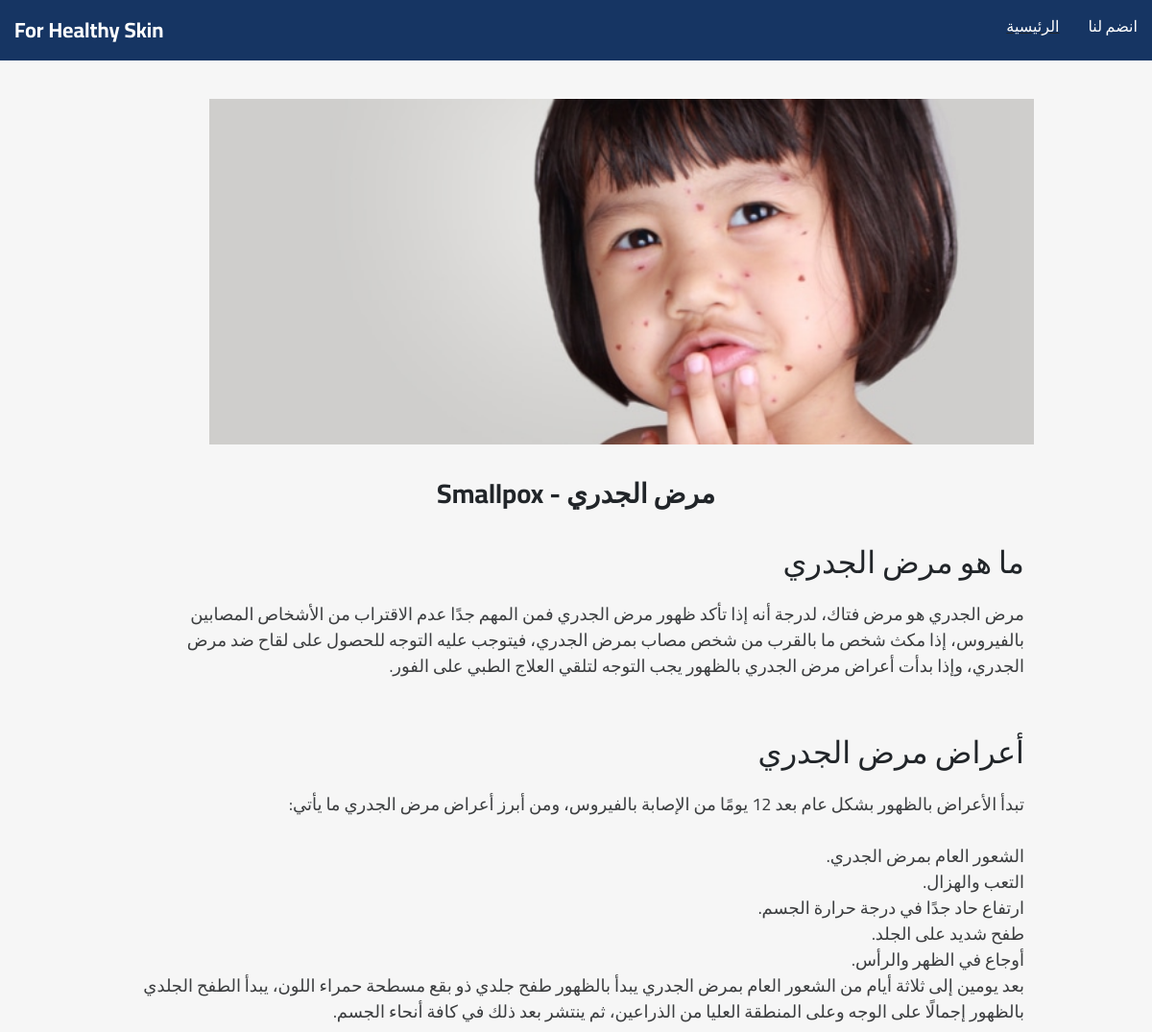
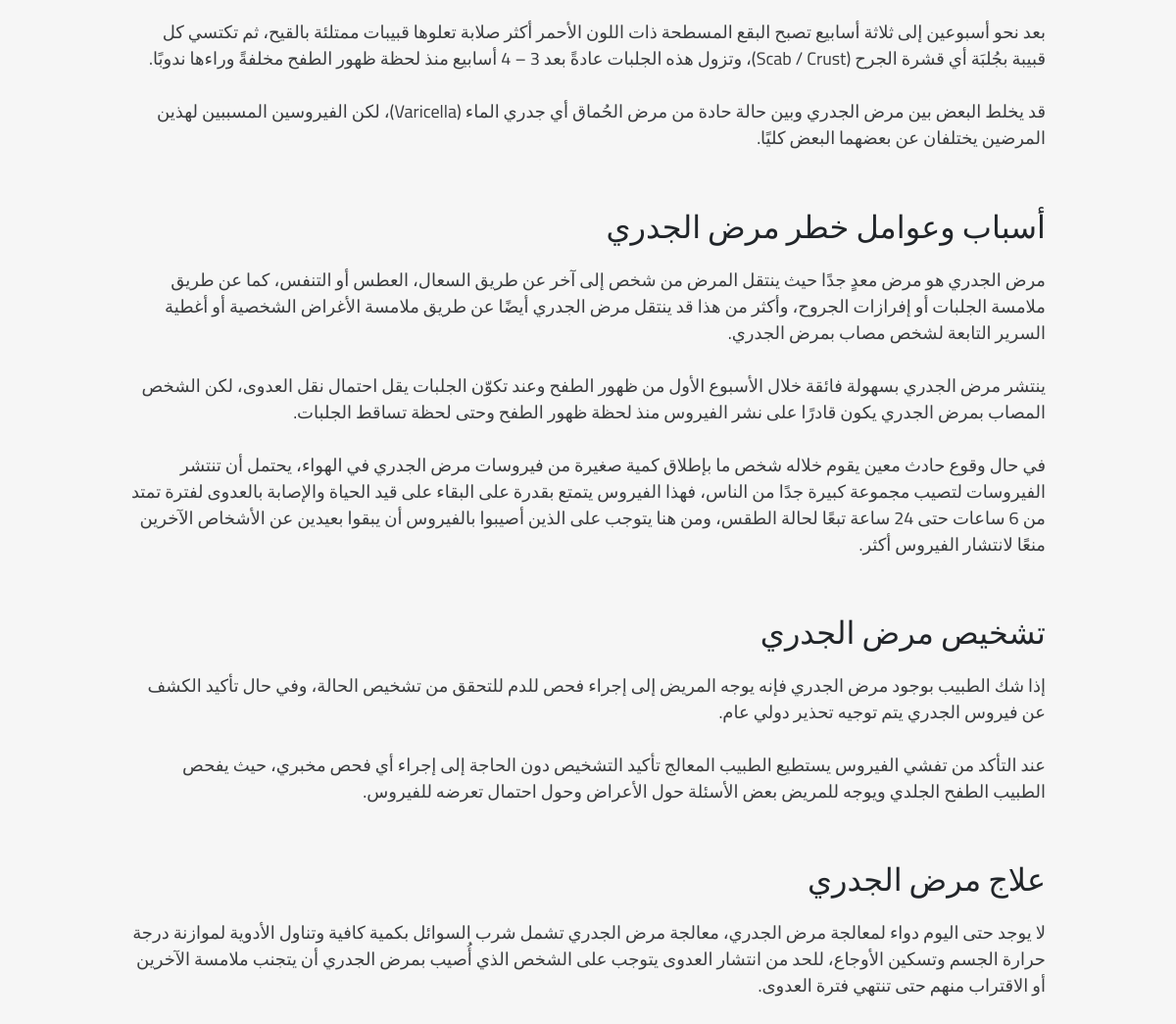
The app's page /disease-post.php?article=6 with its own data (2 pictures, top to bottom).
### tables this page shows
CREATE TABLE `article` (
  `id` int(11) NOT NULL,
  `name` varchar(250) NOT NULL,
  `description` varchar(1200) NOT NULL,
  `symptoms` varchar(1200) NOT NULL,
  `reasons` varchar(1200) NOT NULL,
  `diagnosis` varchar(1200) NOT NULL,
  `medicine` varchar(1200) NOT NULL,
  `image` varchar(250) NOT NULL,
  `doctorId` int(11) NOT NULL
);

### dbconnect.php (called while the page is built, shortened)
<?php
function query($conn, $sql)
{
    return mysqli_query($conn, $sql);
}
function read($conn, $table, $condition = "")
{
    $sql = "SELECT * FROM $table";
    if ($condition) {
        $sql .= " WHERE $condition";
    }
    return query($conn, $sql);
}

### disease-post.php (the view, shortened to what this page needs)
<?php
require('dbconnect.php');
$articleId = $_GET['article'];
$article = read($conn, 'article', "id='$articleId'");
$article = mysqli_fetch_assoc($article);
$name = explode(" - ", $article['name'])[0];
?>
<!DOCTYPE html>
<html lang="en">
<head>
    <link href="https://cdn.jsdelivr.net/npm/bootstrap@5.3.0-alpha3/dist/css/bootstrap.min.css" rel="stylesheet">
    <link rel="stylesheet" href="css/all.min.css">
    <link rel="stylesheet" href="css/normalize.css">
    <link rel="stylesheet" href="css/style.css">
    <link rel="stylesheet" href="css/post.css">
</head>
<body>
    <?php require('partials/nav.php') ?>
    <div class="container">
        <div class="left">
            <img src="uploads/<?php echo $article['image']; ?>" alt="">
            <div class="main-head"><?php echo $article['name']; ?></div>
            <div class="detailes">
                <div>
                    <h1>ما هو <?php echo $name ?></h1>
                    <p><?php echo $article['description']; ?></p>
                </div>
                <div>
                    <h1>أعراض <?php echo $name ?></h1>
                    <p><?php echo $article['symptoms']; ?></p>
                </div>
                <div>
                    <h1>أسباب وعوامل خطر <?php echo $name ?></h1>
                    <p><?php echo $article['reasons']; ?></p>
                </div>
                <div>
                    <h1>تشخيص <?php echo $name ?></h1>
                    <p><?php echo $article['diagnosis']; ?></p>
                </div>
                <div>
                    <h1>علاج <?php echo $name ?></h1>
                    <p><?php echo $article['medicine']; ?></p>
                </div>
            </div>
        </div>
    </div>
</body>
</html>

### css/style.css (style rules this page uses)
body { font-family: "Cairo", sans-serif; background-color: rgb(246, 246, 246); }
.main-head { margin-top: 30px; margin-bottom: 20px; font-size: 26px; font-weight: bold; text-align: center; }

### css/post.css (style rules this page uses)
.container { height: 100vh; display: flex; justify-content: space-between; padding: 40px; gap: 30px; flex-wrap: wrap; direction: rtl; }
.left img { width: 90%; }
.left { width: 75%; }
.main-head { margin-bottom: 0; font-size: 28px; }
.detailes { display: flex; flex-direction: column; padding: 10px; gap: 20px; }
.detailes p { font-size: 18px; color: rgb(59, 61, 63); }
@media (max-width: 1320px) { .left { width: 90%; margin: auto; } }

### records on screen
article: image (picture), name "مرض الجدري - Smallpox", name "مرض الجدري", description "مرض الجدري هو مرض فتاك، لدرجة أنه إذا تأكد ظهور مرض الجدري فمن المهم جدًا عدم الاقتراب من الأشخاص المصابين بالفيروس، إذا مكث شخص ما بالقرب من شخص مصاب بمرض الجدري، فيتوجب عليه التوجه للحصول على لقاح ضد مرض الجدري، وإذا بدأت أعراض مرض الجدري بالظهور يجب التوجه لتلقي العلاج الطبي على الفور.", symptoms "تبدأ الأعراض بالظهور بشكل عام بعد 12 يومًا من الإصابة بالفيروس، ومن أبرز أعراض مرض الجدري ما يأتي: الشعور العام بمرض الجدري. التعب والهزال. ارتفاع حاد جدًا في درجة حرارة الجسم. طفح شديد على الجلد. أوجاع في الظهر والرأس. بعد يومين إلى ثلاثة أيام من الشعور العام بمرض الجدري يبدأ بالظهور طفح جلدي ذو بقع مسطحة حمراء اللون، يبدأ الطفح الجلدي بالظهور إجمالًا على الوجه وعلى المنطقة العليا من الذراعين، ثم ينتشر بعد ذلك في كافة أنحاء الجسم. بعد نحو أسبوعين إلى ثلاثة أسابيع تصبح البقع المسطحة ذات اللون الأحمر أكثر صلابة تعلوها قبيبات ممتلئة بالقيح، ثم تكتسي كل قبيبة بجُلبَة أي قشرة الجرح (Scab / Crust)، وتزول هذه الجلبات عادةً بعد 3 – 4 أسابيع منذ لحظة ظهور الطفح مخلفةً وراءها ندوبًا. قد يخلط البعض…", reasons "مرض الجدري هو مرض معدٍ جدًا حيث ينتقل المرض من شخص إلى آخر عن طريق السعال، العطس أو التنفس، كما عن طريق ملامسة الجلبات أو إفرازات الجروح، وأكثر من هذا قد ينتقل مرض الجدري أيضًا عن طريق ملامسة الأغراض الشخصية أو أغطية السرير التابعة لشخص مصاب بمرض الجدري. ينتشر مرض الجدري بسهولة فائقة خلال الأسبوع الأول من ظهور الطفح وعند تكوّن الجلبات يقل احتمال نقل العدوى، لكن الشخص المصاب بمرض الجدري يكون قادرًا على نشر الفيروس منذ لحظة ظهور الطفح وحتى لحظة تساقط الجلبات. في حال وقوع حادث معين يقوم خلاله شخص ما بإطلاق كمية صغيرة من فيروسات مرض الجدري في الهواء، يحتمل أن تنتشر الفيروسات لتصيب مجموعة كبيرة جدًا من الناس، فهذا الفيروس يتمتع بقدرة على البقاء على قيد الحياة والإصابة بالعدوى لفترة تمتد من 6…", diagnosis "إذا شك الطبيب بوجود مرض الجدري فإنه يوجه المريض إلى إجراء فحص للدم للتحقق من تشخيص الحالة، وفي حال تأكيد الكشف عن فيروس الجدري يتم توجيه تحذير دولي عام. عند التأكد من تفشي الفيروس يستطيع الطبيب المعالج تأكيد التشخيص دون الحاجة إلى إجراء أي فحص مخبري، حيث يفحص الطبيب الطفح الجلدي ويوجه للمريض بعض الأسئلة حول الأعراض وحول احتمال تعرضه للفيروس.", medicine "لا يوجد حتى اليوم دواء لمعالجة مرض الجدري، معالجة مرض الجدري تشمل شرب السوائل بكمية كافية وتناول الأدوية لموازنة درجة حرارة الجسم وتسكين الأوجاع، للحد من انتشار العدوى يتوجب على الشخص الذي أُصيب بمرض الجدري أن يتجنب ملامسة الآخرين أو الاقتراب منهم حتى تنتهي فترة العدوى."
